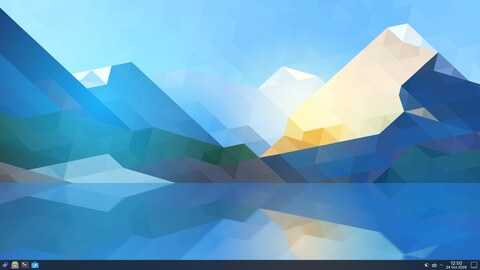
#> input picture rootfs/usr/share/novaos/styles/classic.jpg, 480 x 270 px, given in place of novaos-wordmark-white.png, which was not available
$ python gen_boot.py
#> lines starting #> are read from the running program, lines starting #| are printed output that depends on the picture; pictures that were not available may be replaced by others from this repository, and a replacement may not be noted
#!/usr/bin/env python3
"""Render NovaOS boot artwork: GRUB theme, Plymouth splash, logo PNGs."""
import os
import subprocess
import sys

import numpy as np
from PIL import Image, ImageDraw, ImageFilter

HERE = os.path.dirname(os.path.abspath(__file__))
PROJ = os.path.dirname(HERE)
ROOT = sys.argv[1] if len(sys.argv) > 1 else os.path.join(PROJ, "rootfs")
LOGO_SVG = os.path.join(ROOT, "usr/share/novaos/logo/novaos-logo.svg")
INTER = "/usr/share/fonts/opentype/inter"

GRUB_THEME = os.path.join(ROOT, "usr/share/grub/themes/novaos")
ISO_GRUB_THEME = os.path.join(PROJ, "boot/grub/themes/novaos")
PLY = os.path.join(ROOT, "usr/share/plymouth/themes/novaos")
LOGO_DIR = os.path.join(ROOT, "usr/share/novaos/logo")


def rsvg(svg_path, out, size):
    subprocess.run(["rsvg-convert", "-w", str(size), "-h", str(size), svg_path, "-o", out], check=True)


def wordmark(out, height, color="#ffffff"):
    svg = f"""<svg xmlns="http://www.w3.org/2000/svg" width="560" height="140" viewBox="0 0 560 140">
<text x="280" y="104" text-anchor="middle" font-family="Inter" font-size="112" fill="{color}" letter-spacing="-2">
<tspan font-weight="700">Nova</tspan><tspan font-weight="300" fill-opacity="0.75">OS</tspan></text></svg>"""
    tmp = out + ".svg"
    with open(tmp, "w") as f:
        f.write(svg)
    subprocess.run(["rsvg-convert", "-h", str(height), tmp, "-o", out], check=True)
    os.remove(tmp)
    # trim transparent borders
    im = Image.open(out)
    im.crop(im.getbbox()).save(out)


def boot_background(path, w=1920, h=1080, with_logo=True):
    y, x = np.mgrid[0:h, 0:w].astype(np.float32)
    x /= w; y /= h
    top, bot = np.array([5, 7, 15]) / 255, np.array([11, 8, 30]) / 255
    rgb = top + (bot - top) * y[..., None]
    def blob(cx, cy, r, col, k):
        a = k * np.exp(-(((x - cx) / r) ** 2 + ((y - cy) / (r * 0.8)) ** 2))
        return np.array(col) / 255 * a[..., None]
    rgb = 1 - (1 - rgb) * (1 - blob(0.5, 0.35, 0.35, (70, 80, 220), 0.35))
    rgb = 1 - (1 - rgb) * (1 - blob(0.5, 1.05, 0.5, (120, 40, 200), 0.3))
    rgb += np.random.default_rng(1).normal(0, 0.006, rgb.shape)
    img = Image.fromarray((np.clip(rgb, 0, 1) * 255).astype(np.uint8)).convert("RGBA")
    if with_logo:
        tmp = path + ".logo.png"
        rsvg(LOGO_SVG, tmp, 150)
        logo = Image.open(tmp).convert("RGBA")
        glow = logo.filter(ImageFilter.GaussianBlur(18))
        lx, ly = (w - 150) // 2, int(h * 0.20)
        img.alpha_composite(glow, (lx, ly))
        img.alpha_composite(logo, (lx, ly))
        wm = path + ".wm.png"
        wordmark(wm, 56)
        wmi = Image.open(wm).convert("RGBA")
        img.alpha_composite(wmi, ((w - wmi.width) // 2, ly + 170))
        os.remove(tmp); os.remove(wm)
    img.convert("RGB").save(path)


# [14 lines left out: function nine_slice, not called in this run]


def grub_theme():
    for d in (GRUB_THEME, ISO_GRUB_THEME):
        os.makedirs(d, exist_ok=True)
        boot_background(os.path.join(d, "background.png"))
        nine_slice(d, "select", (109, 123, 255, 90), outline=(150, 160, 255, 200))
        for size, weight in ((16, "Regular"), (20, "Regular"), (14, "Regular")):
            subprocess.run(["grub-mkfont", "-s", str(size), "-n", f"Inter {weight}",
                            "-o", os.path.join(d, f"inter-{weight.lower()}-{size}.pf2"),
                            os.path.join(INTER, f"Inter-{weight}.otf")], check=True)
        with open(os.path.join(d, "theme.txt"), "w") as f:
            f.write("""# NovaOS GRUB theme
title-text: ""
desktop-image: "background.png"
desktop-image-scale-method: "crop"
desktop-color: "#07090f"
terminal-font: "Inter Regular 16"
terminal-box: "select_*.png"

+ boot_menu {
	left = 50%-300
	top = 56%
	width = 600
	height = 250
	item_font = "Inter Regular 20"
	item_color = "#9aa3c7"
	selected_item_color = "#ffffff"
	selected_item_font = "Inter Regular 20"
	item_height = 44
	item_padding = 18
	item_spacing = 6
	icon_width = 0
	icon_height = 0
	item_icon_space = 0
	selected_item_pixmap_style = "select_*.png"
	scrollbar = false
}

+ label {
	left = 0
	top = 100%-56
	width = 100%
	align = "center"
	id = "__timeout__"
	text = "Starting NovaOS in %d seconds"
	color = "#6b7399"
	font = "Inter Regular 16"
}

+ label {
	left = 0
	top = 100%-32
	width = 100%
	align = "center"
	text = "Use the arrow keys to choose, Enter to boot, E to edit"
	color = "#444b6b"
	font = "Inter Regular 14"
}
""")


# [71 lines left out: function plymouth, not called in this run]


def logos():
    os.makedirs(LOGO_DIR, exist_ok=True)
    for s in (64, 128, 256, 512):
        rsvg(LOGO_SVG, os.path.join(LOGO_DIR, f"novaos-logo-{s}.png"), s)
    wordmark(os.path.join(LOGO_DIR, "novaos-wordmark-white.png"), 96)
#> in wordmark, im is the input picture: PIL image 480x270 RGB; mean R, G, B 99.8, 159.7, 196.9
    wordmark(os.path.join(LOGO_DIR, "novaos-wordmark-dark.png"), 96, "#151935")
#> call 2 of wordmark, with height = 96, color = '#151935'
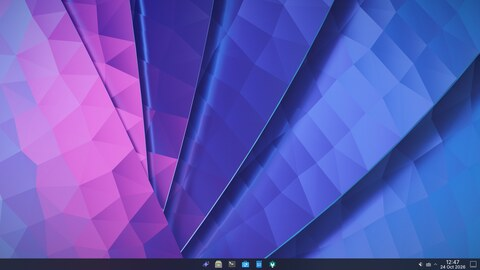
#> input picture rootfs/usr/share/novaos/styles/desktop.jpg, 480 x 270 px, given in place of novaos-wordmark-dark.png, which was not available
#> in wordmark, im is the input picture: PIL image 480x270 RGB; mean R, G, B 95.8, 87.3, 185.3
    # LightDM / installer backdrop (no logo, the greeter draws its own UI)
    boot_background(os.path.join(ROOT, "usr/share/novaos/login-background.jpg"), 2560, 1600, False)
#> in boot_background, `img = Image.fromarray((np.clip(rgb, 0, 1) * 255).astype(np.uint8)).con..`:
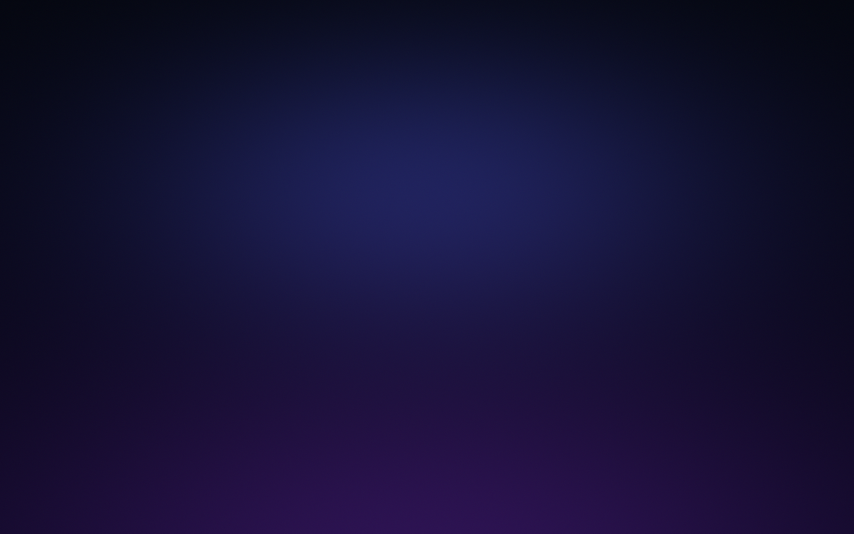
#> img: PIL image 2560x1600 RGBA (shown at 1/3 size); mean R, G, B, A 22, 17.3, 53.8, 255


if __name__ == "__main__":
    logos()
    grub_theme()
#> call 2 of boot_background, with w = 1920, h = 1080, with_logo = True
#> in boot_background (call 2), `img = Image.fromarray((np.clip(rgb, 0, 1) * 255).astype(np.uint8)).con..`:
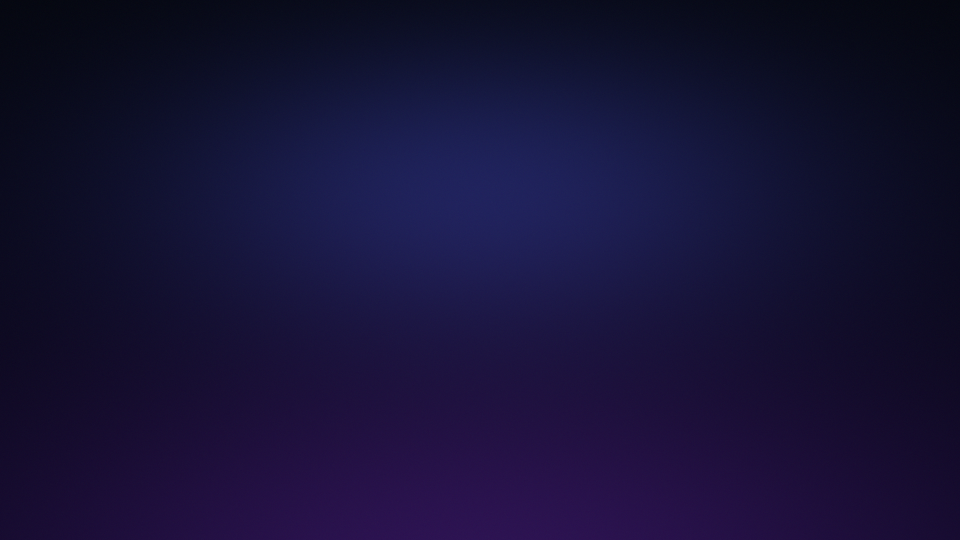
#> img: PIL image 1920x1080 RGBA (shown at 1/2 size); mean R, G, B, A 22, 17.3, 53.8, 255
#> (the run stopped early here; a loop or call above may not have finished)
